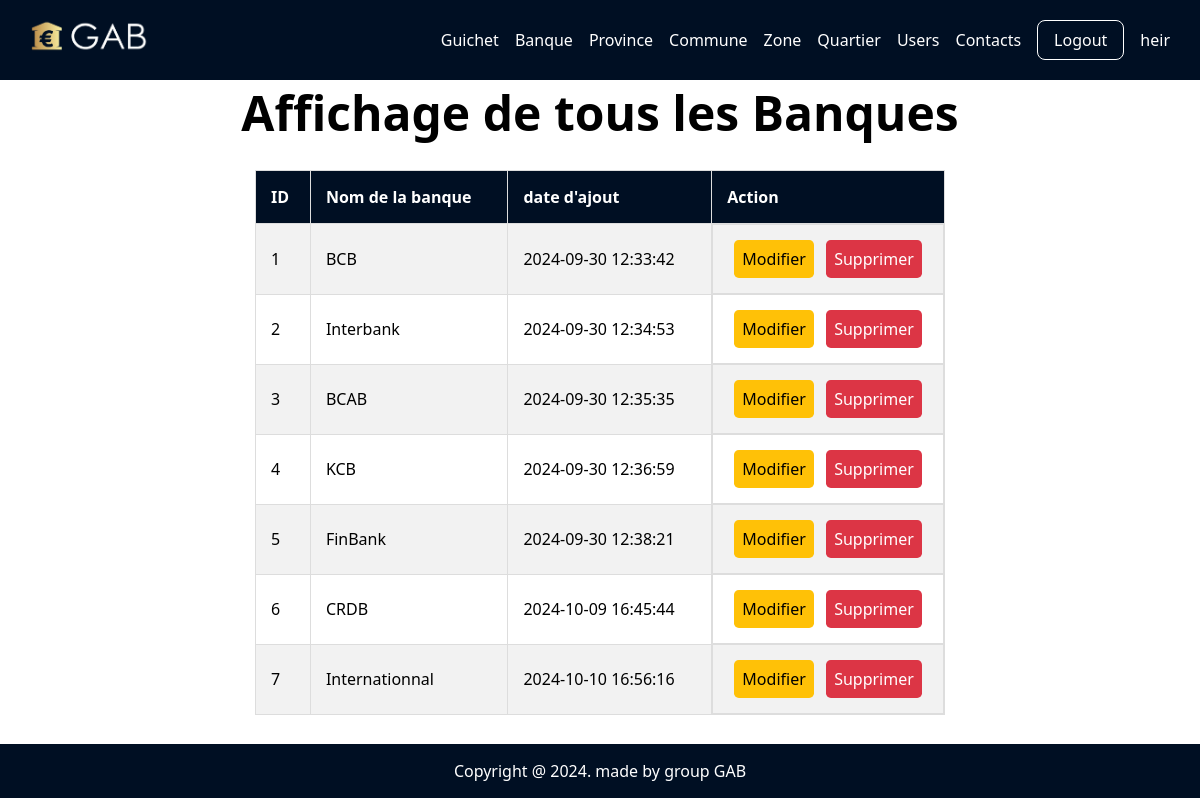
Page /a_banque.php (signed in) on the committed database.
### tables this page shows
CREATE TABLE `banque` (
  `id_banque` int(11) NOT NULL,
  `nom_banque` varchar(50) NOT NULL,
  `date_creation` timestamp NOT NULL DEFAULT current_timestamp() ON UPDATE current_timestamp()
);

### a_banque.php (the view, shortened to what this page needs)
<?php
include "header.php";
include "config.php";
$sql = "SELECT * FROM banque;";
$statement = $bd->query($sql);
$banques = $statement->fetchAll(PDO::FETCH_ASSOC);
?>
<section>
    <h1 class="titre">Affichage de tous les Banques</h1>
<section>
    <div class="cont">
        <?php if ($statement): ?>
            <table style="width: 60%;">
                <tr>
                    <th>ID</th>
                    <th>Nom de la banque</th>
                    <th>date d'ajout</th>
                    <th>Action</th>
                </tr>
                <?php foreach ($banques as $banque): ?>
                    <tr>
                        <td><?= htmlspecialchars($banque['id_banque']) ?></td>
                        <td><?= htmlspecialchars($banque['nom_banque']) ?></td>
                        <td><?= htmlspecialchars($banque['date_creation']) ?></td>
                        <td class="ds">
                            <a href="up_banque.php?update=<?= $banque["id_banque"]; ?>" class="bts warning">Modifier</a>
                            <a href="index.php?delete=<?= $banque["id_banque"]; ?>" class="bts danger">Supprimer</a>
                        </td>
                    </tr>
                <?php endforeach; ?>
            </table>
        <?php endif; ?>
    </div>
</section>
<?php include "footer.php"; ?>

### assets/css/index.css (style rules this page uses)
*, *::after, *::before { padding: 0; margin: 0; box-sizing: border-box; }
body { font-family: system-ui, -apple-system, BlinkMacSystemFont, "Segoe UI", Roboto, Oxygen, Ubuntu, Cantarell, "Open Sans", "Helvetica Neue", sans-serif; width: 100%; position: relative; }
a { color: black; text-decoration: none; }
.titre { font-size: 3rem; text-align: center; }
table, td, th { border: 1px solid #ddd; text-align: left; }
table { border-collapse: collapse; width: 100%; }
th, td { padding: 15px; }
tr:nth-child(even) { background-color: #f2f2f2; }
.cont { display: flex; justify-content: center; align-items: center; padding: 25px; }

### header.php (style rules this page uses)
th { background: #000f23; color: #fff; }
body { min-height: 93vh; }
.ds { display: flex; justify-content: space-around; }
.bts { padding: .5rem; background-color: #ff0000; border-radius: .3rem; }
.danger { background-color: #dc3545; color: #fff; }
.warning { background-color: #ffc107; color: #000; }

### rows in the picture
banque: id_banque "1", nom_banque "BCB", date_creation "2024-09-30 12:33:42"
banque: id_banque "2", nom_banque "Interbank", date_creation "2024-09-30 12:34:53"
banque: id_banque "3", nom_banque "BCAB", date_creation "2024-09-30 12:35:35"
banque: id_banque "4", nom_banque "KCB", date_creation "2024-09-30 12:36:59"
banque: id_banque "5", nom_banque "FinBank", date_creation "2024-09-30 12:38:21"
banque: id_banque "6", nom_banque "CRDB", date_creation "2024-10-09 16:45:44"
banque: id_banque "7", nom_banque "Internationnal", date_creation "2024-10-10 16:56:16"

### other values in the picture
$_SESSION['username'] "heir"
